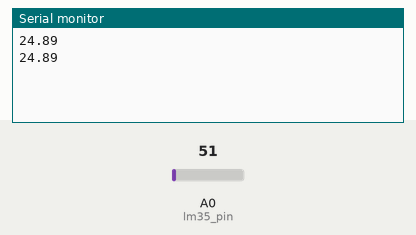
Bench run of a sketch on a simulated Arduino Uno, built with avr-gcc and run on an emulated ATmega328P. Shown: the last lines printed to the serial monitor. Inputs (shaded band) come from the test bench; at power-on: A0 (lm35_pin) = 51.

Above: at 1.8 s.
1.9 s: A0 (lm35_pin) set to 61
At 2.8 s:
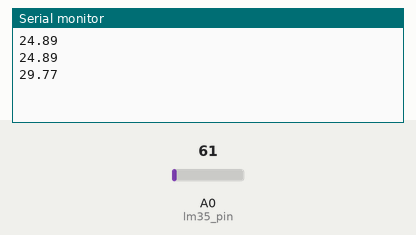
3.4 s: A0 (lm35_pin) set to 71
At 4.5 s:
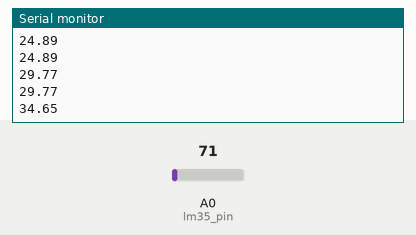
Timing chart, 0 to 6.4 s (numbered marks = the images above; inputs shaded):
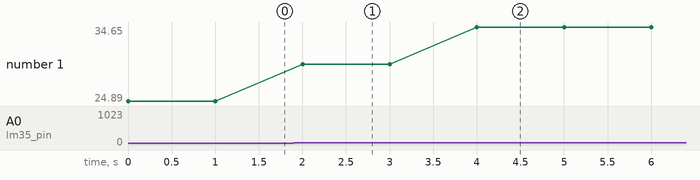

Measured:
- after the input at 1.9 s, the serial monitor: prints a new line after 0.10 s (image 1)
- after the input at 3.4 s, the serial monitor: prints a new line after 0.60 s (image 2)
- plotted number 1: 24.89 → 29.77 after the input at 1.9 s, 29.77 → 34.65 after the input at 3.4 s

The sketch:

lm35_arduino_code.ino
```cpp
const int lm35_pin = A0;

void setup() {
  Serial.begin(9600);
}

void loop() {
  int temp_adc_val;
  float temp_val;
  temp_adc_val = analogRead(lm35_pin);
  temp_val = (temp_adc_val * 4.88);
  temp_val = (temp_val/10);

  Serial.println(temp_val);

  delay(1000);
}
```
